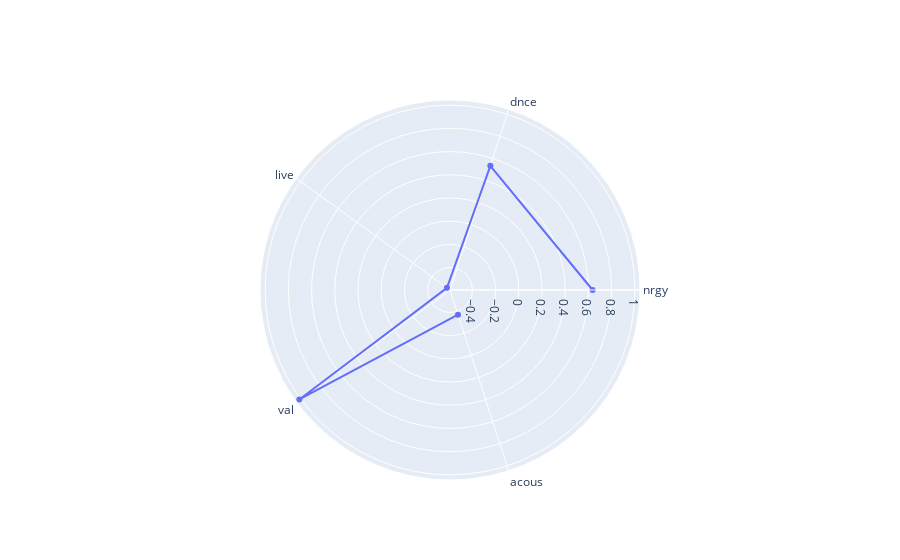

The notebook cell this image was saved under:
### Markdown cell above
Now, we'll use a radar chart to plot the mean values of the cluster.

### Code cell
cluster_num = mean_cluster_vals.loc[0, cols]
radar = go.Scatterpolar(r=cluster_num.values, theta=cluster_num.index)
fig = go.Figure(radar)
fig

### Figure 1 — Plotly figure (JSON) as saved in the notebook; plotly's stock layout.template omitted (floating-point values rounded to 4 significant figures)
{"data": [{"r": [0.6362, 0.5319, -0.5604, 1.012, -0.3688], "theta": ["nrgy", "dnce", "live", "val", "acous"], "type": "scatterpolar"}], "layout": {"autosize": true, "polar": {"angularaxis": {"type": "category"}, "radialaxis": {"autorange": true, "range": [-0.6066, 1.058], "type": "linear"}}}}
